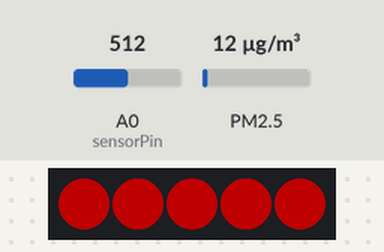
A sketch run on a simulated ESP8266 (NodeMCU). On the bench: 5 RGB LEDs in strip order, left to right. The test bench sets the inputs (shaded band); at power-on: A0 (sensorPin) = 512, PM2.5 12 µg/m³. Dim RGB values are drawn brighter than linear; WiFi joins after 1.5 s; servers stay silent unless stated; uploads are accepted with an empty reply; what the sketch prints to the serial monitor is not drawn.

Above: at 3.2 s.
3.3 s: A0 (sensorPin) set to 369
5.6 s: A0 (sensorPin) set to 349
At 8.8 s:
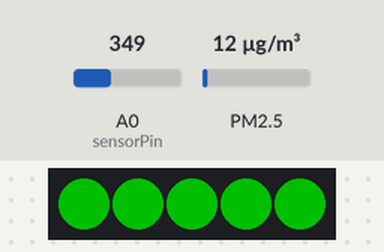
9.1 s: A0 (sensorPin) set to 370
At 11.7 s:
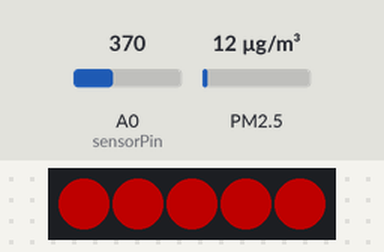
12.5 s: A0 (sensorPin) set to 350
At 15.6 s:
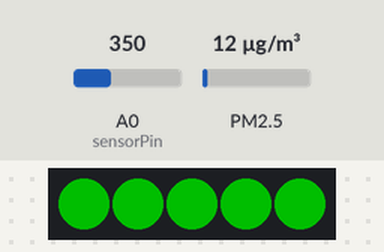
Timing chart, 0 to 16.9 s (numbered marks = the images above; inputs shaded):
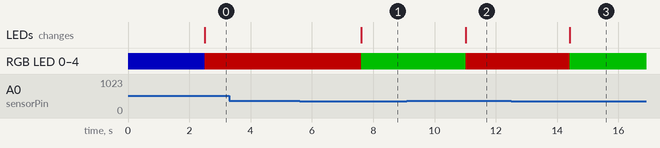

Measured:
- the behaviour switches between 360 and 359 on A0 (sensorPin) (found by bisection; images 0 and 1)
- after the input at 3.3 s, every drawn part: stays the same
- after the input at 5.6 s, RGB LED 0–4: RGB(80, 0, 0) → RGB(0, 80, 0) after 2.0 s; the LEDs: change after 2.0 s (image 1)
- after the input at 9.1 s, RGB LED 0–4: RGB(0, 80, 0) → RGB(80, 0, 0) after 1.9 s; the LEDs: change after 1.9 s (image 2)
- after the input at 12.5 s, RGB LED 0–4: RGB(80, 0, 0) → RGB(0, 80, 0) after 1.9 s; the LEDs: change after 1.9 s (image 3)

The sketch:

Airowl.ino
```cpp
#include <Arduino.h>

#include <ESP8266WiFi.h>
#include<SoftwareSerial.h>
#include <ESP8266HTTPClient.h>
#include <SDS011.h>
#include <DNSServer.h>
#include <ESP8266WebServer.h>
#include <WiFiManager.h>

#define Serial Serial

#include <Adafruit_NeoPixel.h>

#define PIN 0

#define NUM_LEDS 5

int i;
Adafruit_NeoPixel strip = Adafruit_NeoPixel(NUM_LEDS, PIN, NEO_GRB + NEO_KHZ800);

 float datap;


const int sensorPin = A0;
float P2, P1;
float p10, p25;
int error;

SDS011 my_sds;


void setup() {

  pinMode(sensorPin, INPUT);


  Serial.begin(115200);
  my_sds.begin(5,4);
  Serial.println("STARTING..");

  // Serial.setDebugOutput(true);

  Serial.println();
  Serial.println();
  Serial.println();


  strip.setBrightness(80);
  strip.begin();
  strip.show();
  strip.setPixelColor(0, 0, 0, 255);
  strip.setPixelColor(1, 0, 0, 255);
  strip.show();
  strip.setPixelColor(2, 0, 0, 255);
  strip.setPixelColor(3, 0, 0, 255);
  strip.setPixelColor(4, 0, 0, 255);
  strip.show();
  WIFI();

}

void loop() {

  data();


  HTTPClient http;

  Serial.print("[HTTP] begin...\n");
  // configure traged server and url
  http.begin("http://139.59.64.163:1880/api?pm25=" + String(P2) + "&pm10=" + String(P1) + "&gas=" + String(datap) + "\""); //HTTP

  Serial.print("[HTTP] GET...\n");
  // start connection and send HTTP header
  int httpCode = http.GET();

  // httpCode will be negative on error
  if (httpCode > 0) {
    // HTTP header has been send and Server response header has been handled
    Serial.printf("[HTTP] GET... code: %d\n", httpCode);


  } else {
    Serial.printf("[HTTP] GET... failed, error: %s\n", http.errorToString(httpCode).c_str());
  }

  http.end();


  delay(1000);


}

void data() {
   datap = analogRead(A0);
  Serial.print("datap=");
  Serial.print(datap);

  delay(500);

  error = my_sds.read(&p25, &p10);
  if (! error) {
    Serial.println("P2.5: " + String(p25));
    Serial.println("P10:  " + String(p10));
  }

  P2 = p25;
  P1 = p10;

  float p3 = p10 + p25;
  if (p3 >= 120 || datap >= 360 ) {

    strip.setPixelColor(0, 255, 0, 0);
    strip.setPixelColor(1, 255, 0, 0);
    strip.show();
    strip.setPixelColor(2, 255, 0, 0);
    strip.setPixelColor(3, 255, 0, 0);
    strip.setPixelColor(4, 255, 0, 0);
    strip.show();

  }
  else {

    strip.setPixelColor(0, 0, 255, 0);
    strip.setPixelColor(1, 0, 255, 0);
    strip.show();
    strip.setPixelColor(2, 0, 255, 0);
    strip.setPixelColor(3, 0, 255, 0);
    strip.setPixelColor(4, 0, 255, 0);
    strip.show();
  }
  Serial.println("P1:");
  Serial.println(p10);

  Serial.println("P2:");
  Serial.println(p25);
  //gsmGetdata(p1, p2, gas);
}

void WIFI()
{
  WiFiManager wifiManager;
  delay(500);
  if ( wifiManager.autoConnect("NodeMCU-4")) {
    Serial.println("connected...yeey :)");
    WiFi.printDiag(Serial);

  }

  else {
    wifiManager.startConfigPortal("TweetCafe-4");

    if (!wifiManager.startConfigPortal("OnDemandAP")) {
      Serial.println("failed to connect and hit timeout");
      delay(3000);
      ESP.reset();
      delay(5000);
    }

    else {
      Serial.println("connected...yeey :");
      WiFi.printDiag(Serial);

    }
  }
}
```
